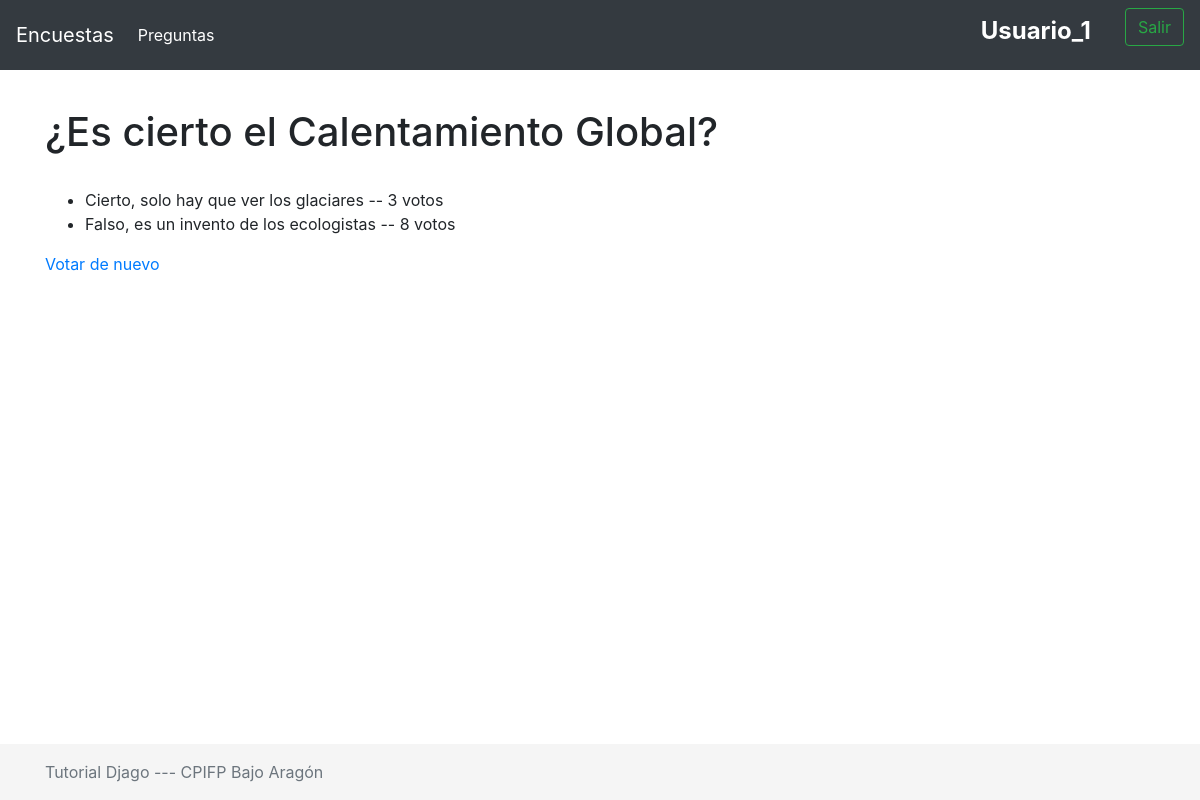
Page /encuestas/3/resultados/ (signed in) on the earlier database version.
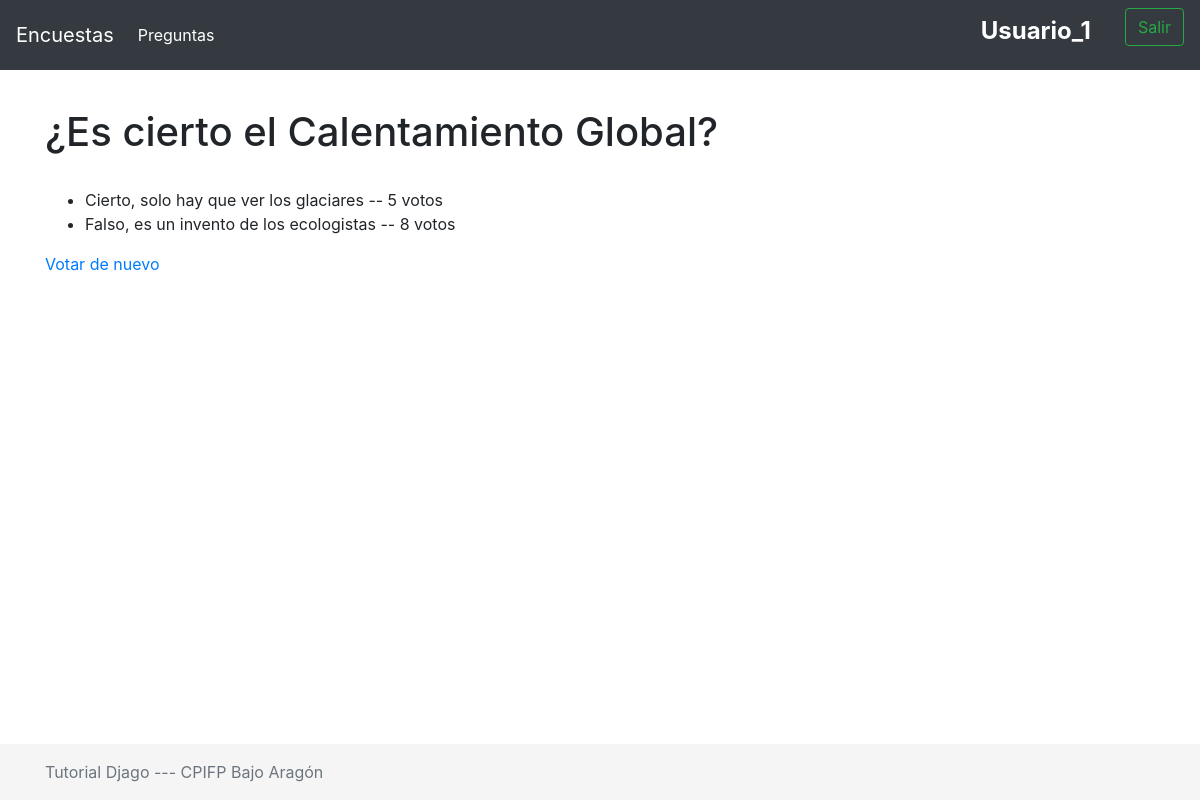
Same page on the later database version.
### encuestas/models.py (models this page shows, shortened)
class Pregunta(models.Model):
    pregunta_text = models.CharField(max_length=200)
    fecha_pub = models.DateTimeField('Fecha de Publicación')
    categoria = models.ManyToManyField(Categoria, related_name='pregunta',blank=True)
    creador = models.ForeignKey(Usuario, on_delete=models.CASCADE)
    class Meta:
        ordering = ['fecha_pub','pregunta_text']

class Opcion(models.Model):
    pregunta = models.ForeignKey(Pregunta, on_delete=models.CASCADE)
    opcion_text = models.CharField(max_length=200)
    votos = models.IntegerField(default=0)
    class Meta:
        ordering = ['opcion_text']

### encuestas/views.py (the view)
# urls.py: path('<int:pregunta_id>/resultados/',views.resultados,name="resultados"),
@login_required
def resultados(request, pregunta_id):
    pregunta = get_object_or_404(Pregunta, pk=pregunta_id)
    return render(request,'encuestas/resultados.html',{'pregunta':pregunta})

### encuestas/templates/encuestas/resultados.html
{% extends 'base/base.html' %}
{% block activar1 %}
    <li class="nav-item active">
{% endblock %}
{% block titulo %}
    {{ pregunta.pregunta_text }}
{% endblock %}
{% block contenido %}
    <br>
    <ul>
    {% for opcion in pregunta.opcion_set.all %}
        <li>{{ opcion.opcion_text }} -- {{ opcion.votos }} voto{{ opcion.votos|pluralize }}</li>
    {% endfor %}
    </ul>
    <a href="{% url 'encuestas:detalle' pregunta.id %}">Votar de nuevo</a>
{% endblock %}

### encuestas/templates/base/base.html (shortened to what this page needs)
{% load static %}
<html lang="en" class="h-100">
  <head>
<link href="{% static 'encuestas/css/bootstrap.css' %}" rel="stylesheet">
    <link href="{% static 'encuestas/css/sticky-footer-navbar.css' %}" rel="stylesheet">
  </head>
  <body class="d-flex flex-column h-100">
    {% block header %}
    <header>
    {% if user.is_authenticated %}
        <nav class="navbar navbar-expand-md navbar-dark fixed-top bg-dark">
            <a class="navbar-brand" href="{% url 'encuestas:login' %}">Encuestas</a>
            <div class="collapse navbar-collapse" id="navbarCollapse">
                <ul class="navbar-nav mr-auto">
                    {% block activar1 %}{% endblock %}
                    <a class="nav-link" href="{% url 'encuestas:index' %}">Preguntas</a>
                    </li>
                </ul>
                <h4 class="form-inline mt-2 mt-md-0 text-white">
                    <strong> {{ user }} &nbsp;&nbsp;&nbsp;&nbsp;&nbsp;</strong>
                </h4>
                <form class="form-inline mt-2 mt-md-0" action="{% url 'encuestas:logout' %}"
                method="get">
                <button class="btn btn-outline-success my-2 my-sm-0"
                type="submit">Salir</button>
                </form>
            </div>
        </nav>
    {% endif %}
    </header>
 {% endblock %}
<main role="main" class="flex-shrink-0">
  <div class="container">
    <h1 class="mt-5">
      {%block titulo %}{% endblock %}
    </h1>
    {%block contenido %}{% endblock %}
  </div>
</main>
{% block footer %}
<footer class="footer mt-auto py-3">
  <div class="container">
    <span class="text-muted">Tutorial Djago --- CPIFP Bajo Aragón</span>
  </div>
</footer>
{% endblock %}
      <script src="{% static 'encuestas/js/boostrap.bundle.min.js' %}" ></script></body>
</html>

### encuestas/static/encuestas/css/sticky-footer-navbar.css (style rules this page uses)
main > .container { padding: 60px 15px 0; }
.footer { background-color: #f5f5f5; }
.footer > .container { padding-right: 15px; padding-left: 15px; }

Differences in the rows shown:
changed Opcion "Cierto, solo hay que ver los glaciares": votos "3" → "5"
